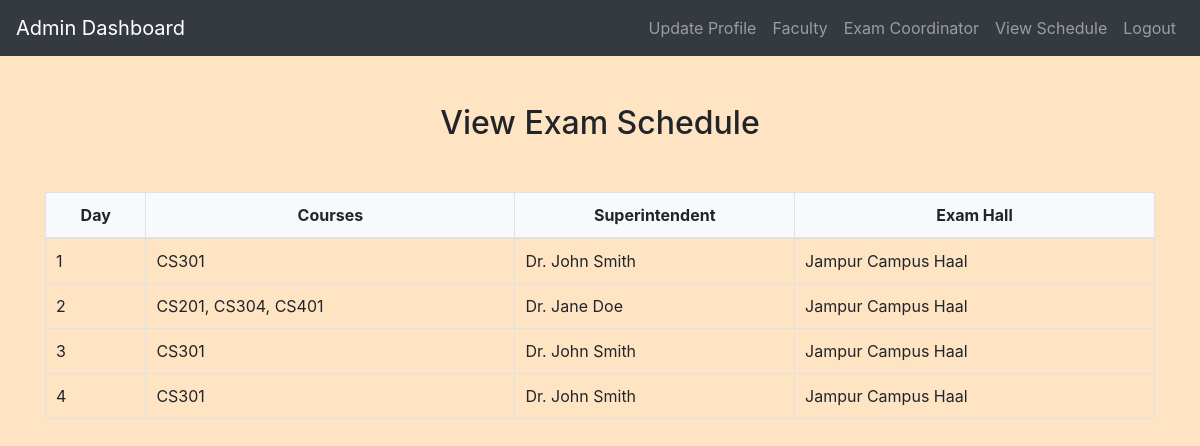
Page /admin/view_schedule.php (signed in) on the committed database.
### tables this page shows
CREATE TABLE `examschedule` (
  `id` int(11) NOT NULL,
  `day_number` int(11) NOT NULL,
  `courses` text NOT NULL,
  `superintendent` varchar(255) NOT NULL,
  `hall_name` varchar(255) NOT NULL
);

### admin/view_schedule.php (the view, shortened to what this page needs)
<?php
include('config.php');
function getExamSchedules($conn) {
    $sql = "SELECT id, day_number, courses, superintendent, hall_name
            FROM ExamSchedule";
    $result = $conn->query($sql);
    $schedules = [];
    while ($row = $result->fetch_assoc()) {
        $schedules[] = $row;
    }
    return $schedules;
}
$schedules = getExamSchedules($conn);
?>
<!DOCTYPE html>
<html>
<head>
    <link rel="stylesheet" href="https://maxcdn.bootstrapcdn.com/bootstrap/4.5.2/css/bootstrap.min.css">
    <link rel="stylesheet" href="../css/style.css">
</head>
<body>
<?php include('admin_navbar.php'); ?>
<div class="container mt-5 mb-5">
    <h2>View Exam Schedule</h2>
    <?php if (!empty($schedules)): ?>
        <div class="table-responsive mt-4">
            <table class="table table-bordered">
                <thead>
                    <tr>
                        <th>Day</th>
                        <th>Courses</th>
                        <th>Superintendent</th>
                        <th>Exam Hall</th>
                    </tr>
                </thead>
                <tbody>
                    <?php foreach ($schedules as $schedule): ?>
                        <tr>
                            <td><?php echo $schedule['day_number']; ?></td>
                            <td><?php echo $schedule['courses']; ?></td>
                            <td><?php echo $schedule['superintendent']; ?></td>
                            <td><?php echo $schedule['hall_name']; ?></td>
                        </tr>
                    <?php endforeach; ?>
                </tbody>
            </table>
        </div>
    <?php else: ?>
        <div class="alert alert-info mt-4">
            No exam schedules found.
        </div>
    <?php endif; ?>
</div>
</body>
</html>

### css/style.css (style rules this page uses)
body { background-color: bisque; }
h1, h2, h3, h4 { text-align: center; margin-top: 30px; margin-bottom: 30px; }
.table { width: 100%; border-collapse: collapse; margin-top: 20px; }
.table th, .table td { padding: 10px; border: 1px solid #dee2e6; }
.table thead th { background-color: #f8f9fa; font-weight: bold; text-align: center; }
.table tbody td { vertical-align: middle; }

### rows in the picture
examschedule: day_number "1", courses "CS301", superintendent "Dr. John Smith", hall_name "Jampur Campus Haal"
examschedule: day_number "2", courses "CS201, CS304, CS401", superintendent "Dr. Jane Doe", hall_name "Jampur Campus Haal"
examschedule: day_number "3", courses "CS301", superintendent "Dr. John Smith", hall_name "Jampur Campus Haal"
examschedule: day_number "4", courses "CS301", superintendent "Dr. John Smith", hall_name "Jampur Campus Haal"
